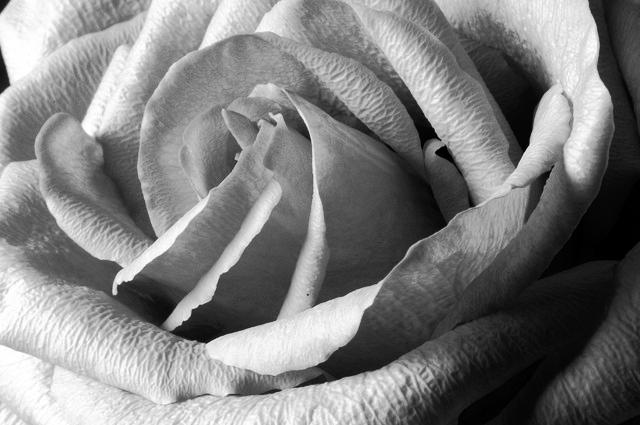
#> input picture Digital Image Processing Labs/Lab 06/image.jpg, 640 x 425 px
$ python 'Task 02.py'
#> lines starting #> are read from the running program, lines starting #| are printed output that depends on the picture
# -*- coding: utf-8 -*-
"""
Created on Wed Mar 13 21:39:35 2019

@author: AbdulBasit0044
"""

from PIL import Image
from PIL import ImageOps
import cv2
import numpy as np
from matplotlib import pyplot as plt


def main():
    #OPENING IMAGE
    img = Image.open("image.jpg")
#> img is the input picture: PIL image 640x425 RGB; min 0, max 255, mean 126.4
    #CREATING NUMPY ARRAY
    imageArray = np.array(img)
    #CALCULATING HISTOGRAM USING OPENCV
    histogram = cv2.calcHist([imageArray],[0],None,[256],[0,256])
#> histogram = 256 values, max 1603 at index 0, min 683 at index 5, mean 1062.5
    plt.hist(imageArray.ravel(),256,[0,256])
    #PLOTTING IT ON X-Y XIS
    plt.show()
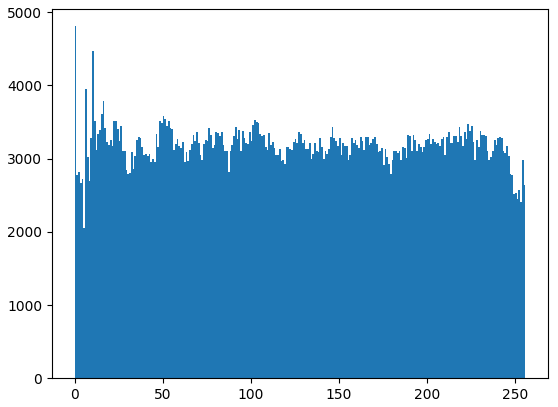
#> figure drawn by matplotlib, 1 panel; tallest bar 4809 high, from x = 0 to 1
    #EQUALIZING IMAGE
    equalizedImage = ImageOps.equalize(img)
    #CREATING ARRAY OF EQUALIZED IMAGE
    imageArray1 = np.array(equalizedImage)
    histogram = cv2.calcHist([imageArray1],[0],None,[256],[0,256])
#> histogram = 256 values, max 2115 at index 134, min 0 at index 1, mean 1062.5
    #PLOTTING HISTOGRAM
    plt.hist(imageArray1.ravel(),256,[0,256])
    #SHOWING IMAGE ON PLOT
    plt.show()
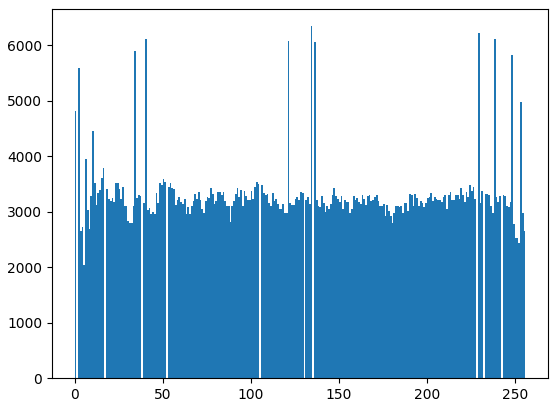
#> figure drawn by matplotlib, 1 panel; tallest bar 6345 high, from x = 134 to 135
    #SHOWING IMAGE IN WINDOW
    equalizedImage.show()
    #SAVING IMAGE
    equalizedImage.save('image.jpg')

#CALLING IF MAIN FUNCTION EXISTS
if __name__=="__main__":
    main()
